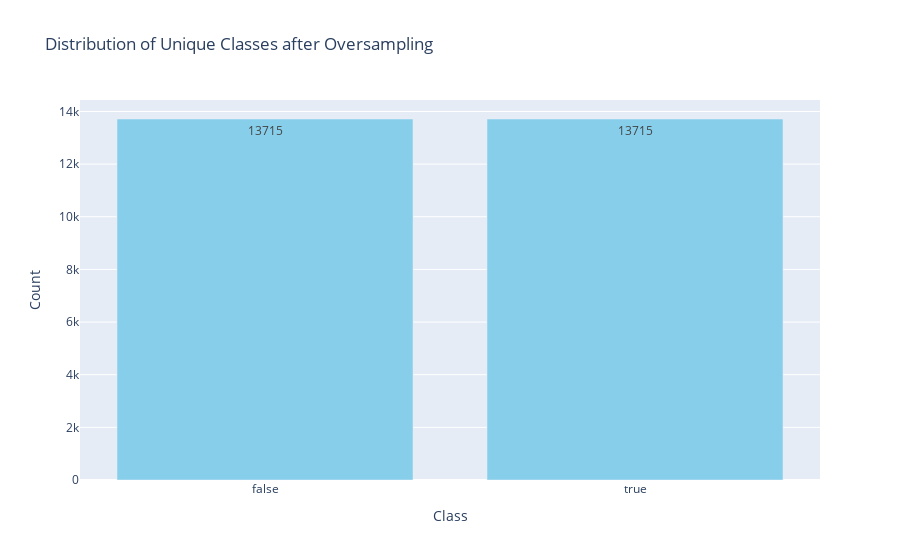

Notebook code for this chart:
### Code cell
import plotly.graph_objs as go
import plotly.express as px

# Calculate the counts of unique classes after oversampling
class_counts_resampled = y_train_resampled.value_counts()

# Create a bar plot
fig = go.Figure(go.Bar(
    x=class_counts_resampled.index,
    y=class_counts_resampled.values,
    text=class_counts_resampled.values,
    textposition='auto',
    marker_color='skyblue'
))

# Update layout
fig.update_layout(
    title='Distribution of Unique Classes after Oversampling',
    xaxis_title='Class',
    yaxis_title='Count'
)

# Show plot
fig.show()

### Figure 1 — Plotly figure (JSON) as saved in the notebook; plotly's stock layout.template omitted (floating-point values rounded to 4 significant figures)
{"data": [{"marker": {"color": "skyblue"}, "text": [13715, 13715], "textposition": "auto", "type": "bar", "x": [false, true], "y": [13715, 13715]}], "layout": {"title": {"text": "Distribution of Unique Classes after Oversampling"}, "xaxis": {"title": {"text": "Class"}}, "yaxis": {"title": {"text": "Count"}}}}
